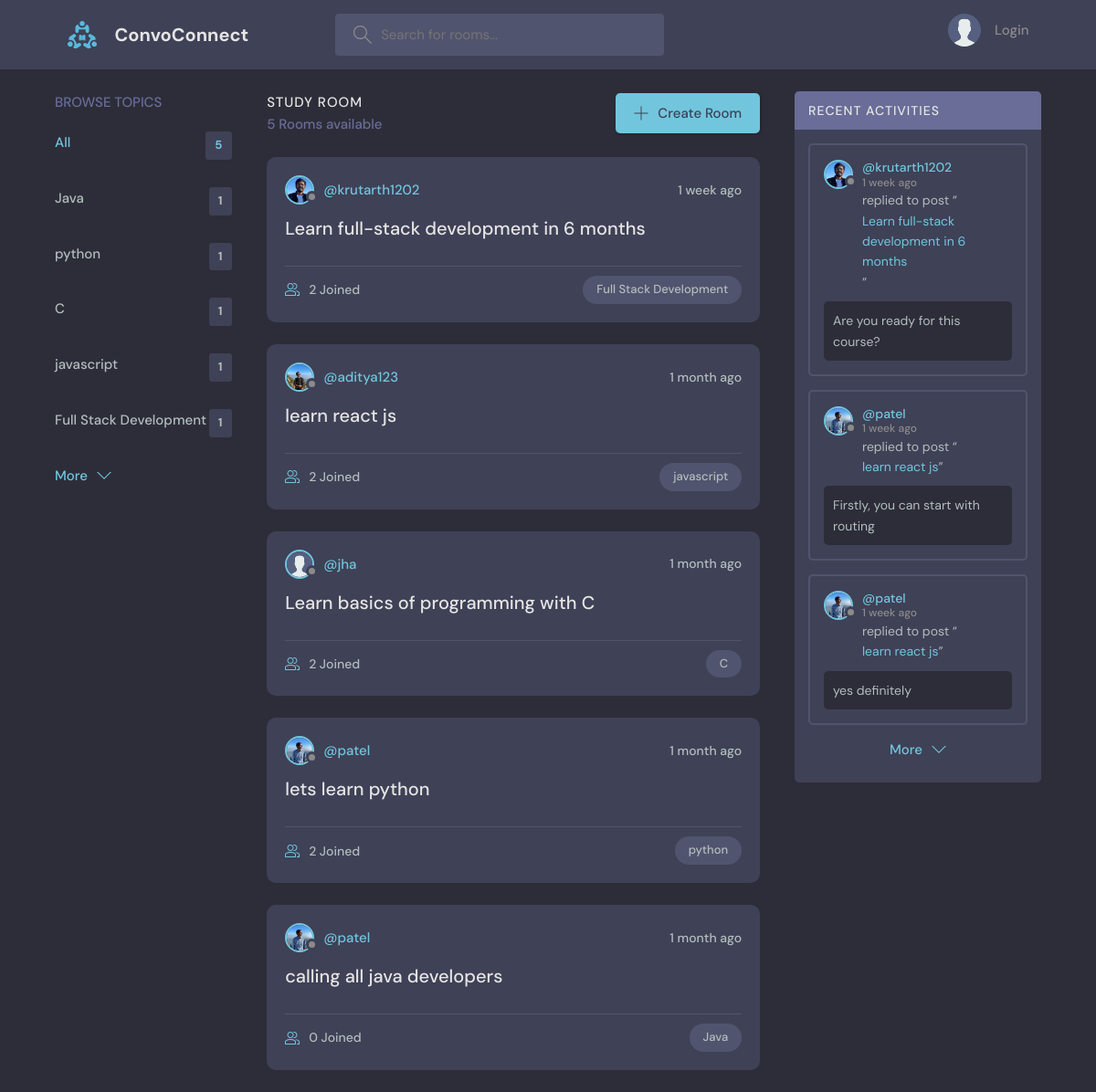
The page / on the database its author committed.
### base/models.py (models this page shows, shortened)
class Topic(models.Model):
    name = models.CharField(max_length=200)

class Room(models.Model):
    host = models.ForeignKey(User, on_delete=models.SET_NULL, null=True)
    topic = models.ForeignKey(Topic, on_delete=models.SET_NULL, null=True)
    name = models.CharField(max_length=200)
    description = models.TextField(null=True, blank=True)
    participants = models.ManyToManyField(User, related_name='participants', blank=True)
    updated = models.DateTimeField(auto_now=True)
    created = models.DateTimeField(auto_now_add=True)
    class Meta:
        ordering = ['-updated', '-created']
    def __str__(self):
        return self.name

class User(AbstractUser):
    name = models.CharField(max_length=200, null=True)
    email = models.EmailField(unique=True, null=True)
    bio = models.TextField(null=True)
    avatar = models.ImageField(null=True, default="avatar.svg")
    USERNAME_FIELD = 'email'
    REQUIRED_FIELDS = []

class Message(models.Model):
    user = models.ForeignKey(User, on_delete=models.CASCADE)
    room = models.ForeignKey(Room, on_delete=models.CASCADE)
    body = models.TextField()
    updated = models.DateTimeField(auto_now=True)
    created = models.DateTimeField(auto_now_add=True)
    class Meta:
        ordering = ['-updated', '-created']

### base/views.py (the view)
# urls.py: path('', views.home, name='home'),
def home(request):
    q = request.GET.get('q') if request.GET.get('q') != None else ''
    rooms = Room.objects.filter(
        Q(topic__name__icontains=q) |
        Q(name__icontains=q) |
        Q(description__icontains=q))
    topics = Topic.objects.all()[0:5]
    room_count = rooms.count()
    room_messages = Message.objects.filter(Q(room__topic__name__icontains=q))[0:3]
    context = {'rooms':rooms, 'topics':topics, 'room_count':room_count, 'room_messages':room_messages}
    return render(request, 'base/home.html', context)

### base/templates/base/home.html (shortened to what this page needs)
{% extends 'main.html' %}
{% block content %}
    <main class="layout layout--3">
      <div class="container">
        {% include 'base/topics_component.html' %}
        <div class="roomList">
          <div class="roomList__header">
            <div>
              <h2>Study Room</h2>
              <p>{{room_count}} Rooms available</p>
            </div>
            <a class="btn btn--main" href="{% url 'create-room' %}">
              <svg version="1.1" xmlns="http://www.w3.org/2000/svg" width="32" height="32" viewBox="0 0 32 32">
                <title>add</title>
                <path
                  d="M16.943 0.943h-1.885v14.115h-14.115v1.885h14.115v14.115h1.885v-14.115h14.115v-1.885h-14.115v-14.115z"
                ></path>
              </svg>
              Create Room
            </a>
          </div>
          {% include 'base/feed_component.html' %}
        </div>
        {% include 'base/activity_component.html' %}
      </div>
    </main>
{% endblock content %}

### base/templates/base/topics_component.html
<div class="topics">
    <div class="topics__header">
      <h2>Browse Topics</h2>
    </div>
    <ul class="topics__list">
      <li>
        <a href="{% url 'home' %}" class="active">All <span>{{topics.count}}</span></a>
      </li>
      {% for topic in topics %}
      <li>
        <a href="{% url 'home' %}?q={{topic.name}}">{{topic.name}} <span>{{topic.room_set.all.count}}</span></a>
      </li>
      {% endfor %}
    </ul>
    <a class="btn btn--link" href="{% url 'topics' %}">
      More
      <svg version="1.1" xmlns="http://www.w3.org/2000/svg" width="32" height="32" viewBox="0 0 32 32">
        <title>chevron-down</title>
        <path d="M16 21l-13-13h-3l16 16 16-16h-3l-13 13z"></path>
      </svg>
    </a>
</div>

### base/templates/base/feed_component.html (shortened to what this page needs)
{% load static %}
{% for room in rooms %}
<div class="roomListRoom">
    <div class="roomListRoom__header">
      <a href="{% url 'user-profile' room.host.id %}" class="roomListRoom__author">
        <div class="avatar avatar--small">
          <img src="{{room.host.avatar.url}}" />
        </div>
        <span>@{{room.host.username}}</span>
      </a>
      <div class="roomListRoom__actions">
        <span>{{room.created|timesince}} ago</span>
      </div>
    </div>
    <div class="roomListRoom__content">
      <a href="{% url 'room' room.id %}">{{room.name}}</a>
    </div>
    <div class="roomListRoom__meta">
      <a href="{% url 'room' room.id %}" class="roomListRoom__joined">
        {{room.participants.all.count}} Joined
      </a>
      <p class="roomListRoom__topic">{{room.topic.name}}</p>
    </div>
</div>
{% endfor %}

### base/templates/base/activity_component.html (shortened to what this page needs)
<div class="activities">
    <div class="activities__header">
      <h2>Recent Activities</h2>
    </div>
    {% for message in room_messages %}
    <div class="activities__box">
      <div class="activities__boxHeader roomListRoom__header">
        <a href="{% url 'user-profile' message.user.id %}" class="roomListRoom__author">
          <div class="avatar avatar--small">
            <img src="{{message.user.avatar.url}}" />
          </div>
          <p>
            @{{message.user.username}}
            <span>{{message.created|timesince}} ago</span>
          </p>
        </a>
      </div>
      <div class="activities__boxContent">
        <p>replied to post “<a href="{% url 'room' message.room.id %}">{{message.room}}</a>”</p>
        <div class="activities__boxRoomContent">
          {{message.body}}
        </div>
      </div>
    </div>
    {% endfor %}
    <center>
    <a class="btn btn--link" href="{% url 'activity' %}">
      More
      <svg version="1.1" xmlns="http://www.w3.org/2000/svg" width="32" height="32" viewBox="0 0 32 32">
        <title>chevron-down</title>
        <path d="M16 21l-13-13h-3l16 16 16-16h-3l-13 13z"></path>
      </svg>
    </center>
  </div>

### rows shown on the page
Topic: name "Java", room_set.all.count "1"
Topic: name "python", room_set.all.count "1"
Topic: name "C", room_set.all.count "1"
Topic: name "javascript", room_set.all.count "1"
Topic: name "Full Stack Development", room_set.all.count "1"
Room: host.avatar (picture), host.username "krutarth1202", created "1 week", name "Learn full-stack development in 6 months", participants.all.count "2", topic.name "Full Stack Development"
Room: host.avatar (picture), host.username "aditya123", created "1 month", name "learn react js", participants.all.count "2", topic.name "javascript"
Room: host.avatar (placeholder picture), host.username "jha", created "1 month", name "Learn basics of programming with C", participants.all.count "2", topic.name "C"
Room: host.avatar (picture), host.username "patel", created "1 month", name "lets learn python", participants.all.count "2", topic.name "python"
Room: host.avatar (picture), host.username "patel", created "1 month", name "calling all java developers", participants.all.count "0", topic.name "Java"
Message: user.avatar (picture), user.username "krutarth1202", created "1 week", room "Learn full-stack development in 6 months", body "Are you ready for this course?"
Message: user.avatar (picture), user.username "patel", created "1 week", room "learn react js", body "Firstly, you can start with routing"
Message: user.avatar (picture), user.username "patel", created "1 week", room "learn react js", body "yes definitely"

### other values the page prints
{{ topics.count }} "5"
{{ room_count }} "5"
